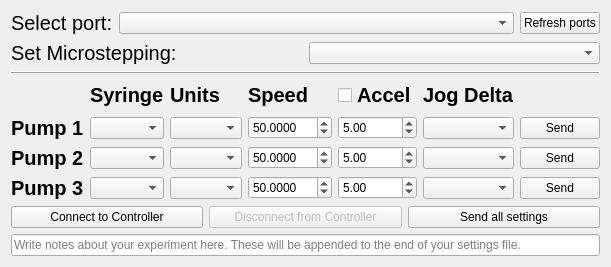
      <widget class="QWidget" name="setup">
       <attribute name="title">
        <string>Setup</string>
       </attribute>
       <layout class="QVBoxLayout" name="verticalLayout_14">
        <item>
         <layout class="QHBoxLayout" name="horizontalLayout_2">
          <item>
           <widget class="QLabel" name="label_7">
            <property name="sizePolicy">
             <sizepolicy hsizetype="Maximum" vsizetype="Preferred">
              <horstretch>0</horstretch>
              <verstretch>0</verstretch>
             </sizepolicy>
            </property>
            <property name="font">
             <font>
              <pointsize>15</pointsize>
             </font>
            </property>
            <property name="text">
             <string>Select port:</string>
            </property>
           </widget>
          </item>
          <item>
           <widget class="QComboBox" name="port_DROPDOWN"/>
          </item>
          <item>
           <widget class="QPushButton" name="refresh_ports_BTN">
            <property name="sizePolicy">
             <sizepolicy hsizetype="Maximum" vsizetype="Fixed">
              <horstretch>0</horstretch>
              <verstretch>0</verstretch>
             </sizepolicy>
            </property>
            <property name="text">
             <string>Refresh ports</string>
            </property>
           </widget>
          </item>
         </layout>
        </item>
        <item>
         <layout class="QHBoxLayout" name="horizontalLayout_17">
          <item>
           <widget class="QLabel" name="label_5">
            <property name="font">
             <font>
              <pointsize>15</pointsize>
             </font>
            </property>
            <property name="toolTip">
             <string>&lt;html&gt;&lt;head/&gt;&lt;body&gt;&lt;p&gt;&lt;br/&gt;&lt;/p&gt;&lt;/body&gt;&lt;/html&gt;</string>
            </property>
            <property name="text">
             <string>Set Microstepping:</string>
            </property>
           </widget>
          </item>
          <item>
           <widget class="QComboBox" name="microstepping_DROPDOWN">
            <property name="toolTip">
             <string>&lt;html&gt;&lt;head/&gt;&lt;body&gt;&lt;p&gt;Set to the number of microsteps/step. Needs to be set with jumpers on the stepper motor driver boards. This will therefore also set the smallest possible injection. &lt;/p&gt;&lt;/body&gt;&lt;/html&gt;</string>
            </property>
           </widget>
          </item>
         </layout>
        </item>
        <item>
         <widget class="Line" name="line_6">
          <property name="frameShadow">
           <enum>QFrame::Raised</enum>
          </property>
          <property name="orientation">
           <enum>Qt::Horizontal</enum>
          </property>
         </widget>
        </item>
        <item>
         <layout class="QVBoxLayout" name="verticalLayout_13">
          <item>
           <layout class="QGridLayout" name="gridLayout">
            <item row="3" column="2">
             <widget class="QComboBox" name="p3_units_DROPDOWN"/>
            </item>
            <item row="2" column="2">
             <widget class="QComboBox" name="p2_units_DROPDOWN"/>
            </item>
            <item row="2" column="4">
             <widget class="QDoubleSpinBox" name="p2_accel_INPUT">
              <property name="maximum">
               <double>99999.990000000005239</double>
              </property>
              <property name="value">
               <double>5.000000000000000</double>
              </property>
             </widget>
            </item>
            <item row="1" column="3">
             <widget class="QDoubleSpinBox" name="p1_speed_INPUT">
              <property name="decimals">
               <number>4</number>
              </property>
              <property name="maximum">
               <double>9999.998999999999796</double>
              </property>
              <property name="value">
               <double>50.000000000000000</double>
              </property>
             </widget>
            </item>
            <item row="2" column="1">
             <widget class="QComboBox" name="p2_syringe_DROPDOWN"/>
            </item>
            <item row="2" column="3">
             <widget class="QDoubleSpinBox" name="p2_speed_INPUT">
              <property name="decimals">
               <number>4</number>
              </property>
              <property name="maximum">
               <double>9999.998999999999796</double>
              </property>
              <property name="value">
               <double>50.000000000000000</double>
              </property>
             </widget>
            </item>
            <item row="1" column="4">
             <widget class="QDoubleSpinBox" name="p1_accel_INPUT">
              <property name="maximum">
               <double>99999.990000000005239</double>
              </property>
              <property name="value">
               <double>5.000000000000000</double>
              </property>
             </widget>
            </item>
            <item row="3" column="1">
             <widget class="QComboBox" name="p3_syringe_DROPDOWN"/>
            </item>
            <item row="3" column="3">
             <widget class="QDoubleSpinBox" name="p3_speed_INPUT">
              <property name="decimals">
               <number>4</number>
              </property>
              <property name="maximum">
               <double>9999.998999999999796</double>
              </property>
              <property name="value">
               <double>50.000000000000000</double>
              </property>
             </widget>
            </item>
            <item row="1" column="2">
             <widget class="QComboBox" name="p1_units_DROPDOWN"/>
            </item>
            <item row="1" column="1">
             <widget class="QComboBox" name="p1_syringe_DROPDOWN"/>
            </item>
            <item row="0" column="1">
             <widget class="QLabel" name="label_16">
              <property name="font">
               <font>
                <pointsize>15</pointsize>
                <weight>75</weight>
                <bold>true</bold>
               </font>
              </property>
              <property name="text">
               <string>Syringe</string>
              </property>
             </widget>
            </item>
            <item row="0" column="5">
             <widget class="QLabel" name="label_20">
              <property name="font">
               <font>
                <pointsize>15</pointsize>
                <weight>75</weight>
                <bold>true</bold>
               </font>
              </property>
              <property name="text">
               <string>Jog Delta</string>
              </property>
             </widget>
            </item>
            <item row="1" column="0">
             <widget class="QLabel" name="label_2">
              <property name="font">
               <font>
                <pointsize>15</pointsize>
                <weight>75</weight>
                <bold>true</bold>
               </font>
              </property>
              <property name="text">
               <string>Pump 1</string>
              </property>
             </widget>
            </item>
            <item row="2" column="0">
             <widget class="QLabel" name="label_3">
              <property name="font">
               <font>
                <pointsize>15</pointsize>
                <weight>75</weight>
                <bold>true</bold>
               </font>
              </property>
              <property name="text">
               <string>Pump 2</string>
              </property>
             </widget>
            </item>
            <item row="0" column="3">
             <widget class="QLabel" name="label_18">
              <property name="font">
               <font>
                <pointsize>15</pointsize>
                <weight>75</weight>
                <bold>true</bold>
               </font>
              </property>
              <property name="text">
               <string>Speed</string>
              </property>
             </widget>
            </item>
            <item row="0" column="2">
             <widget class="QLabel" name="label_17">
              <property name="font">
               <font>
                <pointsize>15</pointsize>
                <weight>75</weight>
                <bold>true</bold>
               </font>
              </property>
              <property name="text">
               <string>Units</string>
              </property>
             </widget>
            </item>
            <item row="3" column="4">
             <widget class="QDoubleSpinBox" name="p3_accel_INPUT">
              <property name="maximum">
               <double>99999.990000000005239</double>
              </property>
              <property name="value">
               <double>5.000000000000000</double>
              </property>
             </widget>
            </item>
            <item row="3" column="0">
             <widget class="QLabel" name="label_4">
              <property name="font">
               <font>
                <pointsize>15</pointsize>
                <weight>75</weight>
                <bold>true</bold>
               </font>
              </property>
              <property name="text">
               <string>Pump 3</string>
              </property>
             </widget>
            </item>
            <item row="1" column="6">
             <widget class="QPushButton" name="p1_setup_send_BTN">
              <property name="text">
               <string>Send</string>
              </property>
             </widget>
            </item>
            <item row="2" column="6">
             <widget class="QPushButton" name="p2_setup_send_BTN">
              <property name="text">
               <string>Send</string>
              </property>
             </widget>
            </item>
            <item row="3" column="6">
             <widget class="QPushButton" name="p3_setup_send_BTN">
              <property name="text">
               <string>Send</string>
              </property>
             </widget>
            </item>
            <item row="1" column="5">
             <widget class="QComboBox" name="p1_setup_jog_delta_INPUT"/>
            </item>
            <item row="2" column="5">
             <widget class="QComboBox" name="p2_setup_jog_delta_INPUT"/>
            </item>
            <item row="3" column="5">
             <widget class="QComboBox" name="p3_setup_jog_delta_INPUT"/>
            </item>
            <item row="0" column="4">
             <widget class="QCheckBox" name="accel_CHECKBOX">
              <property name="font">
               <font>
                <pointsize>15</pointsize>
                <weight>75</weight>
                <bold>true</bold>
               </font>
              </property>
              <property name="text">
               <string>Accel</string>
              </property>
             </widget>
            </item>
           </layout>
          </item>
          <item>
           <layout class="QHBoxLayout" name="horizontalLayout_7">
            <item>
             <widget class="QPushButton" name="connect_BTN">
              <property name="sizePolicy">
               <sizepolicy hsizetype="Minimum" vsizetype="Minimum">
                <horstretch>0</horstretch>
                <verstretch>0</verstretch>
               </sizepolicy>
              </property>
              <property name="text">
               <string>Connect to Controller</string>
              </property>
             </widget>
            </item>
            <item>
             <widget class="QPushButton" name="disconnect_BTN">
              <property name="enabled">
               <bool>false</bool>
              </property>
              <property name="sizePolicy">
               <sizepolicy hsizetype="Minimum" vsizetype="Minimum">
                <horstretch>0</horstretch>
                <verstretch>0</verstretch>
               </sizepolicy>
              </property>
              <property name="text">
               <string>Disconnect from Controller</string>
              </property>
             </widget>
            </item>
            <item>
             <widget class="QPushButton" name="send_all_BTN">
              <property name="sizePolicy">
               <sizepolicy hsizetype="Minimum" vsizetype="Minimum">
                <horstretch>0</horstretch>
                <verstretch>0</verstretch>
               </sizepolicy>
              </property>
              <property name="acceptDrops">
               <bool>true</bool>
              </property>
              <property name="text">
               <string>Send all settings</string>
              </property>
             </widget>
            </item>
           </layout>
          </item>
         </layout>
        </item>
        <item>
         <widget class="QLineEdit" name="experiment_notes">
          <property name="sizePolicy">
           <sizepolicy hsizetype="MinimumExpanding" vsizetype="Fixed">
            <horstretch>0</horstretch>
            <verstretch>0</verstretch>
           </sizepolicy>
          </property>
          <property name="placeholderText">
           <string>Write notes about your experiment here. These will be appended to the end of your settings file.</string>
          </property>
         </widget>
        </item>
       </layout>
      </widget>
